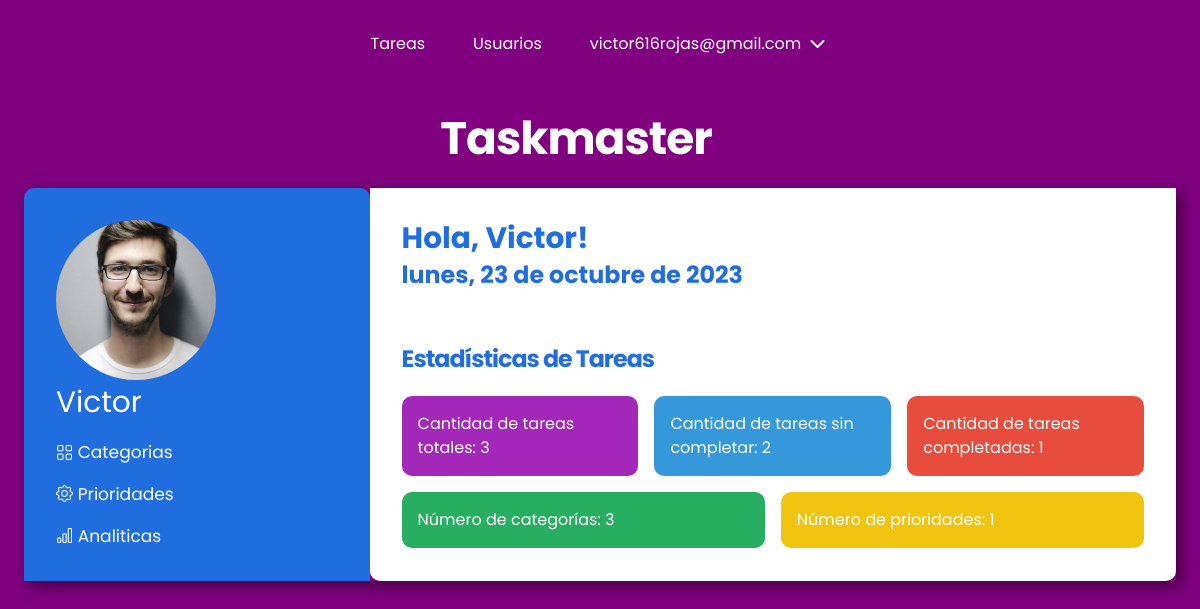
The app's page /todo_task/tasks/analytics/ (signed in) with its own data.
### users/models.py (models this page shows, shortened)
class CustomUser(AbstractBaseUser, PermissionsMixin):
    email = models.EmailField(unique=True, max_length=25)
    password = models.CharField(max_length=128)
    first_name = models.CharField(max_length=30, blank=True)
    last_name = models.CharField(max_length=30, blank=True)
    date_joined = models.DateTimeField(default=timezone.now)
    is_active = models.BooleanField(default=True)
    is_staff = models.BooleanField(default=False)
    is_worker = models.BooleanField(default=False)
    profile_picture = models.ImageField(upload_to='users/images/profile_pictures/',
                                        blank=True, null=True)
    objects = CustomUserManager()  # Instanciamos nuestro administrador personalizado
    USERNAME_FIELD = "email"
    REQUIRED_FIELDS = []
    class Meta:
        ordering = ["-date_joined"]

### todo_task/views.py (the view)
# urls.py: path("tasks/analytics/", views.analytics, name="analytics"),
@login_required(login_url="/users/login/")
def analytics(request):
    fecha_actual = datetime.now()
    user = request.user
    todas_las_tareas = Task.objects.filter(user=user)
    total_tareas = todas_las_tareas.count()
    tareas_sin_completar = todas_las_tareas.filter(complete=False).count()
    tareas_completadas = todas_las_tareas.filter(complete=True).count()
    categorias = Label.objects.filter(user=user).count()
    prioridades = Priority.objects.filter(user=user).count()
    context = {
        "total_tareas": total_tareas,
        "tareas_sin_completar": tareas_sin_completar,
        "tareas_completadas": tareas_completadas,
        "categorias": categorias,
        "prioridades": prioridades,
        "fecha_actual": fecha_actual,
    }
    return render(request, "todo_task/tasks/analytics.html", context)

### todo_task/templates/todo_task/tasks/analytics.html (shortened to what this page needs)
{% extends "container.html" %}
{% load static %}
{% block css %}
<link rel="stylesheet" type="text/css" href="{% static 'todo_task/css/style.css' %}">
{% endblock %}
{% block section-fragment %}
<section class="content-section">
    <h1 class="fs-3">Estadísticas de Tareas</h1>
    <ul class="grid-layout">
        <li class="content-item-analytic grid-col-span-2"><a href="{% url 'task-list' %}">Cantidad de tareas totales:
            {{ total_tareas }}</a></li>
        <li class="content-item-analytic grid-col-span-2"><a href="{% url 'task-list-incomplete' %}">Cantidad de tareas
                sin completar: {{ tareas_sin_completar }}</a></li>
        <li class="content-item-analytic grid-col-span-2"><a href="{% url 'task-list-complete' %}">Cantidad de tareas
                completadas: {{ tareas_completadas }}</a></li>
        <li class="content-item-analytic grid-col-span-3"><a href="{% url 'category-list' %}">Número de categorías:
            {{ categorias }}</a></li>
        <li class="content-item-analytic grid-col-span-3"><a href="{% url 'priority-list' %}">Número de prioridades:
            {{ prioridades }}</a></li>
    </ul>
</section>
{% endblock %}

### todo_task/templates/todo_task/base/container.html (shortened to what this page needs)
{% extends "base.html" %}
{% load static %}
{% block content %}
<section class="container">
    <h1 class="fs-6">Taskmaster</h1>
    <section class="card">
        <div class="user flex-column">
            <div class="user-info flex-column">
                <img src="{{ request.user.profile_picture.url }}" alt="Foto de perfil">
                <h2 class="fs-4">{{ request.user.first_name }}</h2>
            </div>
            <div class="user-options fs-1">
                <a href="{% url 'category-list' %}"><i class="bi bi-grid"></i> Categorias</a>
                <a href="{% url 'priority-list' %}"><i class="bi bi-gear"></i> Prioridades</a>
                <a href="{% url 'analytics' %}"><i class="bi bi-bar-chart"></i> Analiticas</a>
            </div>
        </div>
        <section class="task">
            <h2 class="fs-4">Hola, {{ request.user.first_name }}!</h2>
            <p class="fs-3">{{ fecha_actual|date:"l, j \d\e F \d\e Y" }}</p>
            {% block section-fragment %}
            {% endblock %}
        </section>
    </section>
</section>
{% endblock %}

### taskmaster/templates/header.html (shortened to what this page needs)
{% if request.user.is_authenticated %}
<header class="primary-header flex">
    <nav>
        <ul id="primary-navigation" data-visible="false" class="primary-navigation flex">
            <li class="active"><a href="{% url 'task-list-today-due-date' %}">Tareas</a></li>
            {% if request.user.is_staff %}
            <li class="active"><a href="{% url 'user-list' %}">Usuarios</a></li>
            {% endif %}
            <li class="active has-dropdown">{{ request.user.email }} <i class="fa-solid fa-chevron-down"></i>
            </li>
        </ul>
    </nav>
</header>
{% endif %}

### taskmaster/static/css/main.css (style rules this page uses)
:root { --clr-white: rgb(255, 255, 255); --clr-neutral-400: rgb(3, 3, 3); --clr-accent-700: rgb(128, 0, 128); --clr-gradient-accent: rgb(182, 0, 136); --clr-complete: rgb(0, 117, 16); --clr-incomplete: rgb(223, 14, 14); --clr-btn-edit: rgb(0, 123, 255); --clr-btn-delete: rgb(223, 14, 14); --clr-btn-return: rgb(128, 0, 128); --clr-btn-edit-hover: rgba(0, 123, 255, 0.8); --clr-btn-delete-hover: rgba(223, 14, 14, 0.8); --clr-btn-return-hover: rgba(128, 0, 128, 0.8); --bg-clr: rgb(250, 250, 250); --ff-primary: "Poppins", Arial, Helvetica, sans-serif; --fw-regular: 400; --fw-semi-bold: 600; --fw-bold: 700; --fs-1: clamp(0.75rem, calc(0.55rem + 0.69vw), 1.19rem); --fs-2: clamp(0.78rem, calc(0.59rem + 0.81vw), 1.4rem); --fs-3: clamp(0.88rem, calc(0.69rem + 1.06vw), 1.75rem); --fs-4: clamp(1.05rem, calc(0.81rem + 1.38vw), 2.19rem); --fs-5: clamp(1.26rem, calc(0.95rem + 1.79vw), 2.73rem); --fs-6: clamp(1.51rem, calc(1.11rem + 2.31vw), 3.42rem); --fs-7: clamp(1.81rem, calc(1.29rem + 2.98vw), 4.27rem); --fs-8: clamp(2.18rem, calc(1.51rem + 3.83vw), 5.34rem); --fs-btn-1: clamp(1rem, calc(1rem + 0.05vw), 1.19rem); }
*, *::before, *::after { box-sizing: border-box; }
* { margin: 0; padding: 0; font: inherit; }
html { scroll-behavior: smooth; scroll-padding-top: var(--scroll-padding, 75px); }
body { line-height: 1.5; background-color: var(--clr-accent-700); font-family: var(--ff-primary); }
h1, h2, p { color: var(--clr-neutral); }
img, picture, video, canvas, svg { display: block; max-width: 100%; object-fit: cover; }
.fs-1 { font-size: var(--fs-1); }
.fs-3 { font-size: var(--fs-3); }
.fs-4 { font-size: var(--fs-4); }
.fs-6 { font-size: var(--fs-6); }
.flex-column { display: flex; flex-direction: column; }
h1 { margin-block: 1rem; width: min(100% - 3rem, 40ch); letter-spacing: -1px; text-align: left; }
.container { width: min(100% - 3rem, 120ch); margin-inline: auto; margin-block: 1rem; }
.flex { display: flex; gap: var(--gap, 1rem); }
.primary-header { align-items: center; justify-content: center; }
.primary-navigation { list-style: none; }
.primary-navigation a { text-decoration: none; color: var(--clr-white); }
.has-dropdown { display: inline-block; color: var(--clr-white); cursor: pointer; position: relative; }
.fa-chevron-down { padding-inline: 0.25rem; transition: transform 0.3s ease; }
@media (min-width: 35em) { .primary-navigation { --gap: clamp(1.5rem, 5vw, 3rem); padding-block: 2rem; padding-inline: clamp(3rem, 8vw, 10rem); } }
@media (min-width: 35em) { .container h1 { text-align: center; } }
h1 { font-weight: var(--fw-bold); color: var(--clr-white); }

### records on screen
CustomUser: user.email "victor616rojas@gmail.com", user.profile_picture (picture), user.first_name "Victor"

### other values on screen
{{ total_tareas }} "3"
{{ tareas_sin_completar }} "2"
{{ tareas_completadas }} "1"
{{ categorias }} "3"
{{ prioridades }} "1"
